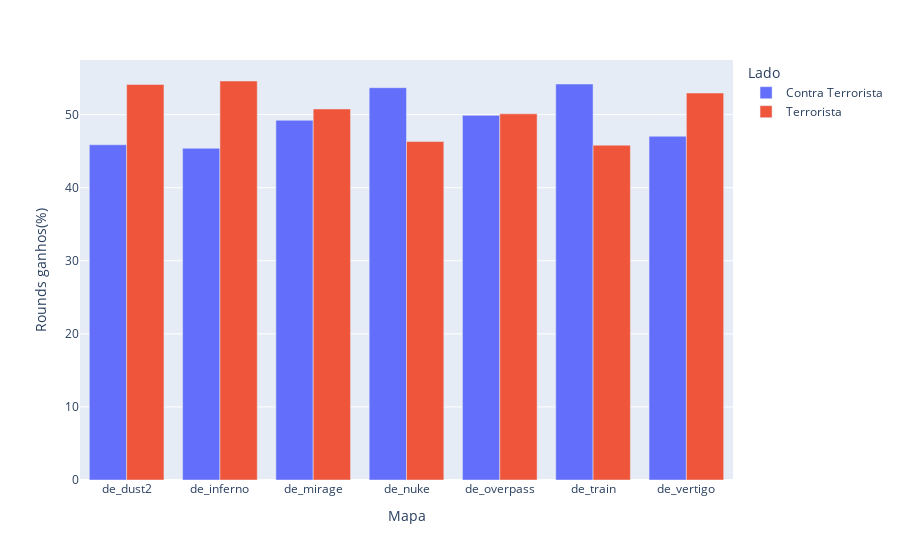

The cell this chart's notebook holds for it:
### Code cell
import plotly.express as px
df = px.data.tips()
fig = px.bar(score_per_map, x=score_per_map.index,
                 labels={
                     "value": "Rounds ganhos(%)",
                     "map": "Mapa",
                     'variable':'Lado',

                 },
                  y=["Contra Terrorista","Terrorista"],barmode="group")
fig.show()

### Figure 1 — Plotly figure (JSON) as saved in the notebook; plotly's stock layout.template omitted (floating-point values rounded to 4 significant figures)
{"data": [{"alignmentgroup": "True", "hovertemplate": "Lado=Contra Terrorista<br>Mapa=%{x}<br>Rounds ganhos(%)=%{y}<extra></extra>", "legendgroup": "Contra Terrorista", "marker": {"color": "#636efa", "pattern": {"shape": ""}}, "name": "Contra Terrorista", "offsetgroup": "Contra Terrorista", "orientation": "v", "showlegend": true, "textposition": "auto", "type": "bar", "x": ["de_dust2", "de_inferno", "de_mirage", "de_nuke", "de_overpass", "de_train", "de_vertigo"], "xaxis": "x", "y": [45.87, 45.4, 49.22, 53.69, 49.9, 54.18, 47.04], "yaxis": "y"}, {"alignmentgroup": "True", "hovertemplate": "Lado=Terrorista<br>Mapa=%{x}<br>Rounds ganhos(%)=%{y}<extra></extra>", "legendgroup": "Terrorista", "marker": {"color": "#EF553B", "pattern": {"shape": ""}}, "name": "Terrorista", "offsetgroup": "Terrorista", "orientation": "v", "showlegend": true, "textposition": "auto", "type": "bar", "x": ["de_dust2", "de_inferno", "de_mirage", "de_nuke", "de_overpass", "de_train", "de_vertigo"], "xaxis": "x", "y": [54.13, 54.6, 50.78, 46.31, 50.1, 45.82, 52.96], "yaxis": "y"}], "layout": {"barmode": "group", "legend": {"title": {"text": "Lado"}, "tracegroupgap": 0}, "margin": {"t": 60}, "xaxis": {"anchor": "y", "domain": [0, 1], "title": {"text": "Mapa"}}, "yaxis": {"anchor": "x", "domain": [0, 1], "title": {"text": "Rounds ganhos(%)"}}}}
